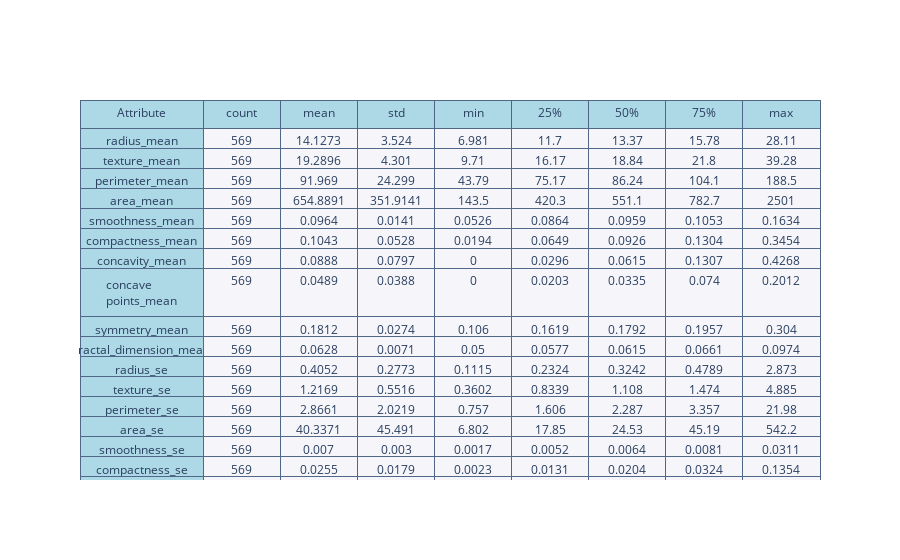

Here is the notebook cell this chart was saved with:
### Markdown cell above
<a id='bsd'></a>
> ### Basic Statistical Details

### Code cell
p = df.describe().T
p = p.round(4)
table = go.Table(
    columnwidth=[0.8]+[0.5]*8,
    header=dict(
        values=['Attribute'] + list(p.columns),
        line = dict(color='#506784'),
        fill = dict(color='lightblue'),
    ),
    cells=dict(
        values=[p.index] + [p[k].tolist() for k in p.columns[:]],
        line = dict(color='#506789'),
        fill = dict(color=['lightblue', '#f5f5fa'])
    )
)
py.iplot([table], filename='table-of-mining-data')

### Figure 1 — Plotly figure (JSON) as saved in the notebook; plotly's stock layout.template omitted (floating-point values rounded to 4 significant figures; data arrays with more than 128 entries replaced by an {"elided": "..."} marker saying what was removed)
{"data": [{"cells": {"fill": {"color": ["lightblue", "#f5f5fa"]}, "line": {"color": "#506789"}, "values": {"elided": "9x30 mixed values"}}, "columnwidth": [0.8, 0.5, 0.5, 0.5, 0.5, 0.5, 0.5, 0.5, 0.5], "header": {"fill": {"color": "lightblue"}, "line": {"color": "#506784"}, "values": ["Attribute", "count", "mean", "std", "min", "25%", "50%", "75%", "max"]}, "type": "table"}], "layout": {}}
